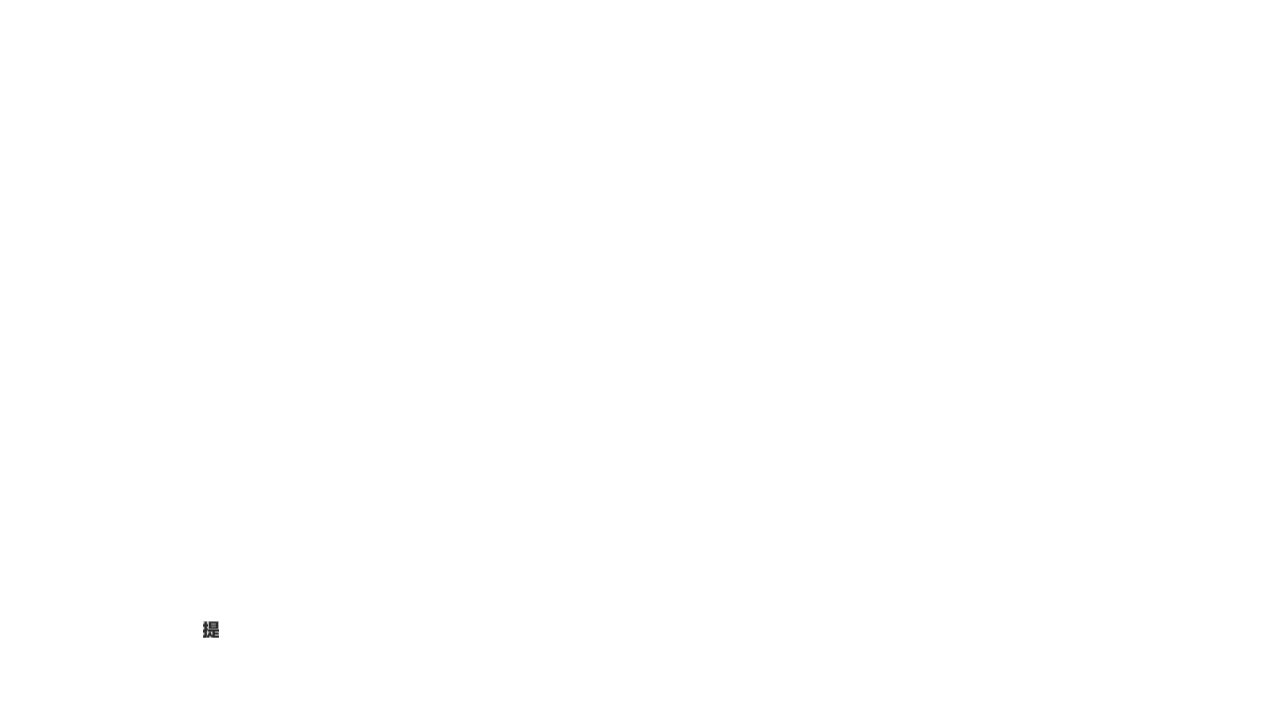
#> input picture template/tycoon/assets/CLAIM_CAFE.png, 1280 x 720 px, found by its file name; the run also reads 4 pictures not shown here
$ python __init__.py
#> lines starting #> are read from the running program, lines starting #| are printed output that depends on the picture; after the words box and inside, x2 and y2 are one past the last pixel; in counts of white or black regions, pixels touching at a corner belong together
### utils/image.py
import cv2
import numpy as np
from PIL import Image

class ImageNotSupported(Exception):
    """当无法对图像执行计算操作时抛出此异常。"""
    pass

# [23 lines left out: functions limit_in, xywh2xyxy, xyxy2xywh, not called in this run]

def load_image(file, area=None):
    """
    加载图像并移除 alpha 通道，类似 pillow 的行为。

    Args:
        file (str): 图像文件路径。
        area (tuple): 裁剪区域。

    Returns:
        np.ndarray: 图像数组。
    """
#> called with file = './template/tycoon/assets/CAFE_CROSS.png'
    # 始终记得关闭 Image 对象
    with Image.open(file) as f:
        if area is not None:
            f = f.crop(area)
        f = f.convert('RGB')
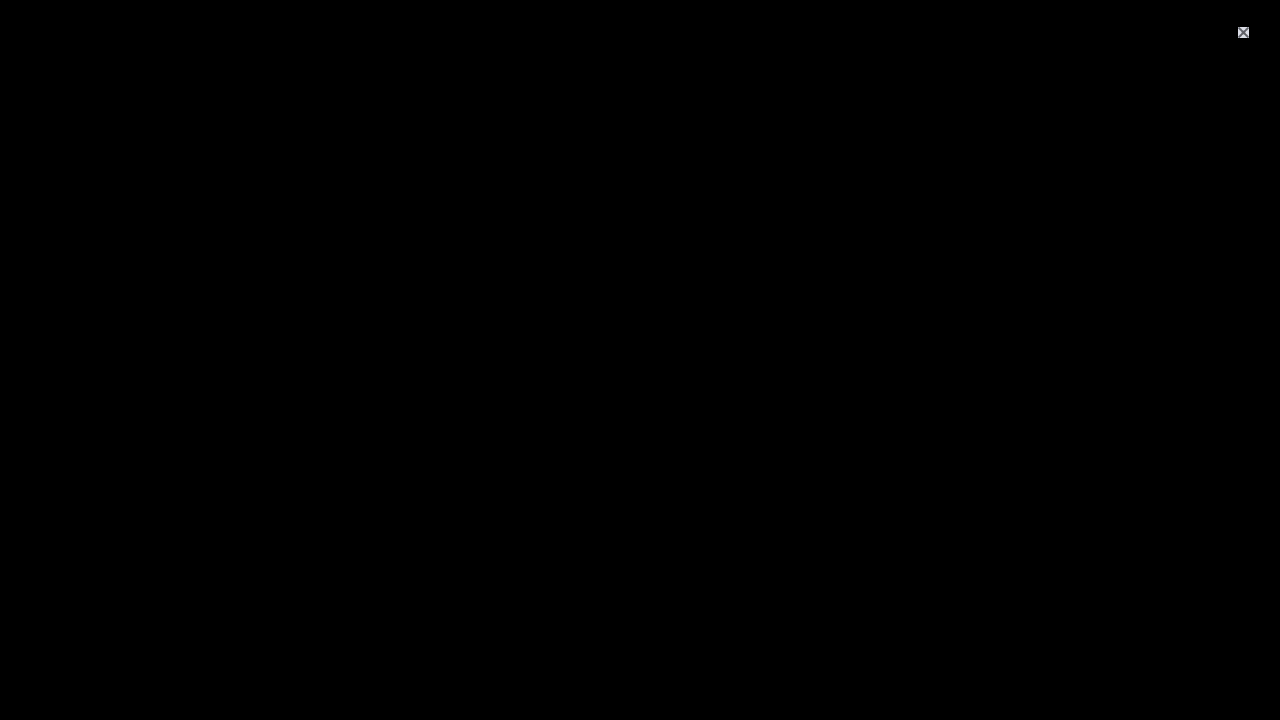
#> f: PIL image 1280x720 RGB; mean R, G, B 0, 0, 0
        image = np.array(f)

    return image


# [126 lines left out: functions save_image, copy_image, crop, resize, not called in this run]


def image_channel(image):
    """获取图像的通道数。

    Args:
        image (np.ndarray): 图像数组。

    Returns:
        int: 0 表示灰度图，3 表示 RGB 图像。
    """
    return image.shape[2] if len(image.shape) == 3 else 0


# [25 lines left out: functions image_size, get_color, not called in this run]

def get_bbox(image, threshold=0):
    """
    获取图像内容的外接边界框。
    pillow getbbox() 的 opencv 实现。

    Args:
        image (np.ndarray): 图像数组。
        threshold (int): 颜色阈值。
            color > threshold 视为内容，color <= threshold 视为背景。

    Returns:
        tuple[int, int, int, int]: 边界框区域 (x1, y1, x2, y2)。

    Raises:
        ImageNotSupported: 获取边界框失败时抛出。
    """
#> called with threshold = 0
    channel = image_channel(image)
#> channel = 3
    # 转换为灰度图
    if channel == 3:
        # RGB
        mask = cv2.cvtColor(image, cv2.COLOR_RGB2GRAY)
        cv2.threshold(mask, threshold, 255, cv2.THRESH_BINARY, dst=mask)
#> mask: shape (720, 1280); 0.01% white; 1 white region, box (x1, y1, x2, y2) and area: (1238, 27, 1249, 38) 121
    elif channel == 0:
        # 灰度图
        _, mask = cv2.threshold(image, threshold, 255, cv2.THRESH_BINARY)
    elif channel == 4:
        # RGBA
        mask = cv2.cvtColor(image, cv2.COLOR_RGBA2GRAY)
        cv2.threshold(mask, threshold, 255, cv2.THRESH_BINARY, dst=mask)
    else:
        raise ImageNotSupported(f'shape={image.shape}')

    # 查找边界框
    contours, _ = cv2.findContours(mask, cv2.RETR_EXTERNAL, cv2.CHAIN_APPROX_SIMPLE)
#> contours = [[[1238, 27], [1238, 37], [1248, 37], [1248, 27]]]
    min_y, min_x = mask.shape
#> min_y = 720; min_x = 1280
    max_x = 0
    max_y = 0
    # 全黑图像
    if not contours:
        raise ImageNotSupported(f'Cannot get bbox from a pure black image')
    for contour in contours:
        # x, y, w, h
        x1, y1, x2, y2 = cv2.boundingRect(contour)
        x2 += x1
        y2 += y1
        if x1 < min_x:
            min_x = x1
        if y1 < min_y:
            min_y = y1
        if x2 > max_x:
            max_x = x2
        if y2 > max_y:
            max_y = y2
#> this loop made 1 pass
#> (contour, x1, y1, x2, y2, min_x, min_y, max_x) on pass 1: ([[1238, 27], [1238, 37], [1248, 37], [1248, 27]], 1238, 27, 1249, 38, 1238, 27, 1249)
#> after the loop, max_x = 1249; max_y = 38; min_x = 1238; min_y = 27
    if min_x < max_x and min_y < max_y:
        return min_x, min_y, max_x, max_y
    else:
        # 正常情况下不应出现
        raise ImageNotSupported(f'Empty bbox {(min_x, min_y, max_x, max_y)}')

# [112 lines left out: functions color_similar, extract_letters, crop_to_text, not called in this run]

### template/load_template.py
import os

from utils.logger import logger
from utils.image import load_image, get_bbox
from . import Template

def load_template(filename, rect=None, method=None):
    name = os.path.basename(filename).split('.')[0]
    img = load_image(filename)
    if img is None:
        logger.error(f"Failed to load template: {filename}")
        raise FileNotFoundError(f"Template file not found: {filename}")
    x1, y1, x2, y2 = get_bbox(img)
#> x1 = 1238; y1 = 27; x2 = 1249; y2 = 38
    return Template(
        name,
        img[y1:y2, x1:x2],
        rect = rect or (x1, y1, x2, y2),
        method = method or 'template_gray'
    )

### template/__init__.py
import cv2
import numpy as np
import random

from utils.image import get_color, color_similar
from utils.exceptions import ScriptError

class Template:
    def __init__(self, name, image, rect, method):
#> called with name = 'CAFE_CROSS', image = array of shape (11, 11, 3), rect = (1238, 27, 1249, 38), method = 'template_gray'
        self.name = name
        self.image = image
        self.rect = rect
        self.method = method
        x1, y1, x2, y2 = rect
        self._pos = ((x1 + x2) // 2, (y1 + y2) // 2)
        self._last_pos = None
        self.gray_image = cv2.cvtColor(self.image, cv2.COLOR_RGB2GRAY)
        self.width = self.gray_image.shape[1]
#> self.width = 11
        self.height = self.gray_image.shape[0]
#> self.height = 11
        self.color = cv2.mean(self.image)[:3]
#> self.color = (168.4, 170.4, 177.9)

    def __str__(self):
        return self.name

    # [126 lines left out: functions pos, match_template_gray, match_all_template_gray, match_avg_color, match, match_all, not called in this run]

### utils/logger.py
import logging
import os
from datetime import datetime
from rich.logging import RichHandler
from rich.console import Console
from rich.rule import Rule

console = Console()


class CustomLogger(logging.Logger):
    # [19 lines left out: functions rule, hr, not called in this run]

    def attr(self, name, text):
        self.info(f"[{name}] {text}")


logging.setLoggerClass(CustomLogger)


def setup_logger(name="NTEPilot", level=logging.DEBUG, log_dir="logs") -> CustomLogger:
    logger = logging.getLogger(name)
    logger.setLevel(level)

    if not logger.handlers:
        rich_handler = RichHandler(
            console=console,
            show_time=True,
            show_path=True,
            markup=True,
            rich_tracebacks=True,
            tracebacks_show_locals=True
        )
        rich_formatter = logging.Formatter("%(message)s")
        rich_handler.setFormatter(rich_formatter)
        logger.addHandler(rich_handler)

        if not os.path.exists(log_dir):
            os.makedirs(log_dir)

        log_file = os.path.join(log_dir, f"{name}_{datetime.now().strftime('%Y-%m-%d')}.log")
        file_handler = logging.FileHandler(log_file, encoding='utf-8')
        file_handler.setLevel(logging.DEBUG)

        file_formatter = logging.Formatter(
            "[%(asctime)s] [%(levelname)s] [%(name)s] [%(filename)s:%(lineno)d] %(message)s",
            datefmt="%Y-%m-%d %H:%M:%S"
        )
        file_handler.setFormatter(file_formatter)
        logger.addHandler(file_handler)

    return logger

logger = setup_logger()

### template/tycoon/__init__.py
from template.load_template import load_template

CAFE_CROSS = load_template("./template/tycoon/assets/CAFE_CROSS.png")
CLAIM_CAFE = load_template("./template/tycoon/assets/CLAIM_CAFE.png")
#> call 2 of load_image, with file = './template/tycoon/assets/CLAIM_CAFE.png'
#> in load_image, f is the input picture: PIL image 1280x720 P; mean R, G, B, A 0, 0, 0, 0.1
#> in get_bbox (call 2), `cv2.threshold(mask, threshold, 255, cv2.THRESH_BINARY, dst=mask)`: mask: shape (720, 1280); 0.03% white; 1 white region, box (x1, y1, x2, y2) and area: (203, 621, 219, 638) 272
#> the loop in get_bbox (call 2), `for contour in contours:` made 1 pass
#> (contour, x1, y1, x2, y2, min_x, min_y, max_x) on pass 1: ([[203, 621], [203, 637], [218, 637], [218, 621]], 203, 621, 219, 638, 203, 621, 219)
CONFIRM_CLAIM = load_template("./template/tycoon/assets/CONFIRM_CLAIM.png")
#> in get_bbox (call 3), `cv2.threshold(mask, threshold, 255, cv2.THRESH_BINARY, dst=mask)`: mask: shape (720, 1280); 0.04% white; 1 white region, box (x1, y1, x2, y2) and area: (622, 602, 640, 620) 324
GOTO_CAFE = load_template("./template/tycoon/assets/GOTO_CAFE.png")
#> in get_bbox (call 4), `cv2.threshold(mask, threshold, 255, cv2.THRESH_BINARY, dst=mask)`: mask: shape (720, 1280); 0.02% white; 1 white region, box (x1, y1, x2, y2) and area: (409, 424, 432, 434) 230
TYCOON = load_template("./template/tycoon/assets/TYCOON.png")
#> in get_bbox (call 5), `cv2.threshold(mask, threshold, 255, cv2.THRESH_BINARY, dst=mask)`: mask: shape (720, 1280); 0.05% white; 1 white region, box (x1, y1, x2, y2) and area: (78, 30, 99, 50) 420
#> in __init__ (call 5), `self.image = image`:
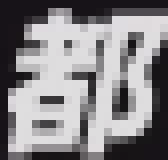
#> self.image: shape (20, 21, 3) (shown 8 times larger); mean of channels 0, 1, 2 135.8, 133.6, 136; drawn as R, G, B
#> in __init__ (call 5), `self.color = cv2.mean(self.image)[:3]`: self.color = (135.8, 133.6, 136)
